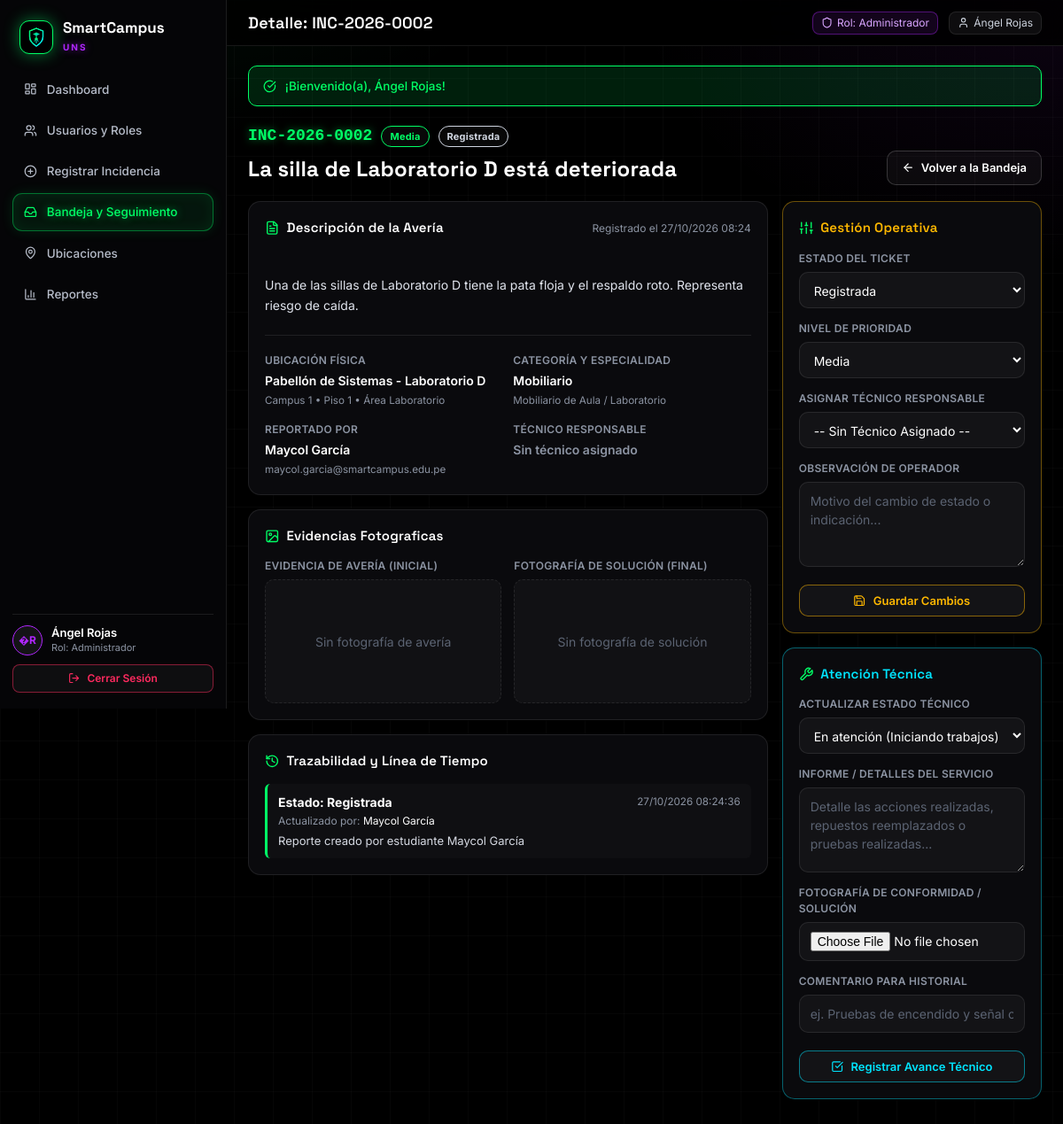
Screenshot of /detalle.php?id=2 (signed in) with the database file from the repository.
### tables this page shows
CREATE TABLE Incidencias (
    idIncidencia INT AUTO_INCREMENT PRIMARY KEY,
    idReportante INT NOT NULL,
    idTecnico INT NULL,
    idSubCateg INT NOT NULL,
    idUbic INT NOT NULL,
    codIncdencia VARCHAR(30) NOT NULL UNIQUE,
    titulo VARCHAR(200) NOT NULL,
    descripIncidencia TEXT NOT NULL,
    prioridad ENUM('Baja', 'Media', 'Alta', 'Critica') DEFAULT 'Media',
    estado ENUM('Registrada', 'Revisada', 'Asignada', 'En atencion', 'Resuelta') DEFAULT 'Registrada',
    imagen_evidencia LONGTEXT NULL,
    imagen_solucion LONGTEXT NULL,
    informe_tecnico TEXT NULL,
    creadoIncd TIMESTAMP DEFAULT CURRENT_TIMESTAMP,
    actualizado TIMESTAMP DEFAULT CURRENT_TIMESTAMP ON UPDATE CURRENT_TIMESTAMP,
    FOREIGN KEY (idReportante) REFERENCES Usuarios(idUsuario),
    FOREIGN KEY (idTecnico) REFERENCES Usuarios(idUsuario),
    FOREIGN KEY (idSubCateg) REFERENCES SubCategorias(idSubCateg),
    FOREIGN KEY (idUbic) REFERENCES Ubicaciones(idUbic)
);

CREATE TABLE Ubicaciones (
    idUbic INT AUTO_INCREMENT PRIMARY KEY,
    campus VARCHAR(50) NOT NULL,
    pabellon VARCHAR(80) NOT NULL,
    piso VARCHAR(20) NOT NULL,
    aula_espacio VARCHAR(80) NOT NULL,
    area_tipo ENUM('Academica', 'Laboratorio', 'Administrativa', 'Biblioteca', 'Servicios Generales', 'Areas comunes') DEFAULT 'Academica'
);

CREATE TABLE Categorias (
    idCategoria INT AUTO_INCREMENT PRIMARY KEY,
    nomCateg VARCHAR(100) NOT NULL,
    icono VARCHAR(50) NULL,
    color VARCHAR(20) NULL
);

CREATE TABLE SubCategorias (
    idSubCateg INT AUTO_INCREMENT PRIMARY KEY,
    idCategoria INT NOT NULL,
    nomSubCatg VARCHAR(120) NOT NULL,
    FOREIGN KEY (idCategoria) REFERENCES Categorias(idCategoria) ON DELETE CASCADE
);

CREATE TABLE Usuarios (
    idUsuario INT AUTO_INCREMENT PRIMARY KEY,
    idRol INT NOT NULL,
    codUsuario VARCHAR(20) UNIQUE,
    nomUsuario VARCHAR(100) NOT NULL,
    email VARCHAR(120) NOT NULL UNIQUE,
    password VARCHAR(255) NOT NULL,
    departamento VARCHAR(120) NULL,
    activo BOOLEAN DEFAULT TRUE,
    creadoUsr TIMESTAMP DEFAULT CURRENT_TIMESTAMP,
    FOREIGN KEY (idRol) REFERENCES Roles(idRol) ON DELETE RESTRICT
);

CREATE TABLE Historial_Incidencias (
    idHistorial INT AUTO_INCREMENT PRIMARY KEY,
    idIncidencia INT NOT NULL,
    estado_anterior VARCHAR(50) NULL,
    estado_nuevo VARCHAR(50) NOT NULL,
    cambiado_por VARCHAR(120) NOT NULL,
    nota TEXT NULL,
    fecha TIMESTAMP DEFAULT CURRENT_TIMESTAMP,
    FOREIGN KEY (idIncidencia) REFERENCES Incidencias(idIncidencia) ON DELETE CASCADE
);

### includes/auth.php (called while the page is built, shortened)
<?php
function currentUser(): ?array {
    return $_SESSION['usuario'] ?? null;
}

### detalle.php (the view, shortened to what this page needs)
<?php
require_once __DIR__ . '/includes/conexion.php';
require_once __DIR__ . '/includes/auth.php';
$idIncidencia = (int)($_GET['id'] ?? 0);
$sqlInc = "
    SELECT
        i.*,
        u.campus, u.pabellon, u.piso, u.aula_espacio, u.area_tipo,
        rep.nomUsuario as nomReportante, rep.email as emailReportante, rep.departamento as dptoReportante,
        tec.nomUsuario as nomTecnico, tec.email as emailTecnico,
        sc.nomSubCatg as subcategoria,
        c.nomCateg as categoria
    FROM incidencias i
    INNER JOIN usuarios rep ON i.idReportante = rep.idUsuario
    LEFT JOIN usuarios tec ON i.idTecnico = tec.idUsuario
    INNER JOIN ubicaciones u ON i.idUbic = u.idUbic
    INNER JOIN subcategorias sc ON i.idSubCateg = sc.idSubCateg
    INNER JOIN categorias c ON sc.idCategoria = c.idCategoria
    WHERE i.idIncidencia = :id
    LIMIT 1
";
$stmt = $pdo->prepare($sqlInc);
$stmt->execute([':id' => $idIncidencia]);
$inc = $stmt->fetch();
$stmtHist = $pdo->prepare("
    SELECT * FROM historial_incidencias
    WHERE idIncidencia = :id
    ORDER BY fecha ASC
");
$stmtHist->execute([':id' => $idIncidencia]);
$historial = $stmtHist->fetchAll();
include __DIR__ . '/includes/header.php';
?>
<div class="page-h">
    <div>
        <div style="display:flex;align-items:center;gap:10px;margin-bottom:6px">
            <span class="mono txt-g" style="font-size:18px;font-weight:700"><?= htmlspecialchars($inc['codIncdencia']) ?></span>
            <span class="badge b-<?= htmlspecialchars($inc['prioridad']) ?>"><?= htmlspecialchars($inc['prioridad']) ?></span>
            <span class="badge e-<?= str_replace(' ', '-', htmlspecialchars($inc['estado'])) ?>"><?= htmlspecialchars($inc['estado']) ?></span>
        </div>
        <h1><?= htmlspecialchars($inc['titulo']) ?></h1>
    </div>
    <div>
        <a href="bandeja.php" class="btn">
            <i data-lucide="arrow-left"></i>
            <span>Volver a la Bandeja</span>
        </a>
    </div>
</div>
<div class="grid g-21">
    <div style="display:flex;flex-direction:column;gap:16px">
        <div class="card">
            <div class="card-h">
                <h3><i data-lucide="file-text"></i> Descripción de la Avería</h3>
                <span class="muted" style="font-size:12px">
                    Registrado el <?= date('d/m/Y H:i', strtotime($inc['creadoIncd'])) ?>
                </span>
            </div>
            <div style="font-size:14px;line-height:1.6;color:#e1e5ee;white-space:pre-line;padding:6px 0">
                <?= nl2br(htmlspecialchars($inc['descripIncidencia'])) ?>
            </div>
            <div style="display:grid;grid-template-columns:repeat(2,minmax(0,1fr));gap:12px;margin-top:16px;padding-top:16px;border-top:1px solid var(--border)">
                <div>
                    <label class="lbl">Ubicación Física</label>
                    <div style="font-weight:600;margin-top:3px"><?= htmlspecialchars($inc['pabellon']) ?> - <?= htmlspecialchars($inc['aula_espacio']) ?></div>
                    <small class="muted"><?= htmlspecialchars($inc['campus']) ?> &bull; Piso <?= htmlspecialchars($inc['piso']) ?> &bull; Área <?= htmlspecialchars($inc['area_tipo']) ?></small>
                </div>
                <div>
                    <label class="lbl">Categoría y Especialidad</label>
                    <div style="font-weight:600;margin-top:3px"><?= htmlspecialchars($inc['categoria']) ?></div>
                    <small class="muted"><?= htmlspecialchars($inc['subcategoria']) ?></small>
                </div>
                <div>
                    <label class="lbl">Reportado Por</label>
                    <div style="font-weight:600;margin-top:3px"><?= htmlspecialchars($inc['nomReportante']) ?></div>
                    <small class="muted"><?= htmlspecialchars($inc['emailReportante']) ?></small>
                </div>
                <div>
                    <label class="lbl">Técnico Responsable</label>
                    <div style="font-weight:600;margin-top:3px;color:<?= $inc['nomTecnico'] ? 'var(--c)' : 'var(--muted)' ?>">
                        <?= $inc['nomTecnico'] ? htmlspecialchars($inc['nomTecnico']) : 'Sin técnico asignado' ?>
                    </div>
                </div>
            </div>
        </div>
        <div class="card">
            <div class="card-h">
                <h3><i data-lucide="image"></i> Evidencias Fotograficas</h3>
            </div>
            <div style="display:grid;grid-template-columns:repeat(auto-fit, minmax(220px, 1fr));gap:14px">
                <div>
                    <label class="lbl" style="margin-bottom:6px;display:block">Evidencia de Avería (Inicial)</label>
                    <?php if (!empty($inc['imagen_evidencia']) && file_exists(__DIR__ . '/' . $inc['imagen_evidencia'])): ?>
                        <a href="<?= htmlspecialchars($inc['imagen_evidencia']) ?>" target="_blank">
                            <img src="<?= htmlspecialchars($inc['imagen_evidencia']) ?>" alt="Evidencia" style="width:100%;height:180px;object-fit:cover;border-radius:10px;border:1px solid var(--border)">
                        </a>
                    <?php else: ?>
                        <div style="height:140px;background:rgba(255,255,255,0.03);border:1px dashed var(--border);border-radius:10px;display:grid;place-items:center;color:var(--dim)">
                            <span>Sin fotografía de avería</span>
                        </div>
                    <?php endif; ?>
                </div>
                <div>
                    <label class="lbl" style="margin-bottom:6px;display:block">Fotografía de Solución (Final)</label>
                    <?php if (!empty($inc['imagen_solucion']) && file_exists(__DIR__ . '/' . $inc['imagen_solucion'])): ?>
                        <a href="<?= htmlspecialchars($inc['imagen_solucion']) ?>" target="_blank">
                            <img src="<?= htmlspecialchars($inc['imagen_solucion']) ?>" alt="Solución" style="width:100%;height:180px;object-fit:cover;border-radius:10px;border:1px solid var(--border)">
                        </a>
                    <?php else: ?>
                        <div style="height:140px;background:rgba(255,255,255,0.03);border:1px dashed var(--border);border-radius:10px;display:grid;place-items:center;color:var(--dim)">
                            <span>Sin fotografía de solución</span>
                        </div>
                    <?php endif; ?>
                </div>
            </div>
        </div>
        <div class="card">
            <div class="card-h">
                <h3><i data-lucide="history"></i> Trazabilidad y Línea de Tiempo</h3>
            </div>
            <div style="display:flex;flex-direction:column;gap:12px;margin-top:8px">
                <?php foreach ($historial as $h): ?>
                    <div style="display:flex;gap:12px;padding:10px 12px;background:rgba(255,255,255,0.02);border-left:3px solid var(--g);border-radius:6px">
                        <div style="min-width:0;flex:1">
                            <div style="display:flex;justify-content:space-between;align-items:center;gap:10px">
                                <b>Estado: <?= htmlspecialchars($h['estado_nuevo']) ?></b>
                                <small class="muted"><?= date('d/m/Y H:i:s', strtotime($h['fecha'])) ?></small>
                            </div>
                            <div style="font-size:12px;color:var(--muted);margin-top:2px">
                                Actualizado por: <span style="color:#fff"><?= htmlspecialchars($h['cambiado_por']) ?></span>
                            </div>
                            <?php if (!empty($h['nota'])): ?>
                                <div style="font-size:13px;margin-top:4px;color:#d5d9e2">
                                    <?= htmlspecialchars($h['nota']) ?>
                                </div>
                            <?php endif; ?>
                        </div>
                    </div>
                <?php endforeach; ?>
            </div>
        </div>
    </div>
    <div>
        <?php if ($rol === 'operador' || $rol === 'administrador'): ?>
            <div class="card" style="margin-bottom:16px;border-color:rgba(255,184,0,0.4)">
                <div class="card-h">
                    <h3 style="color:var(--a)"><i data-lucide="sliders"></i> Gestión Operativa</h3>
                </div>
                <form method="POST" action="detalle.php?id=<?= $idIncidencia ?>">
                    <div class="field">
                        <label for="estado">Estado del Ticket</label>
                        <select id="estado" name="estado">
                            <option value="Registrada" <?= $inc['estado'] === 'Registrada' ? 'selected' : '' ?>>Registrada</option>
                        </select>
                    </div>
                    <div class="field">
                        <label for="prioridad">Nivel de Prioridad</label>
                        <select id="prioridad" name="prioridad">
                            <option value="Media" <?= $inc['prioridad'] === 'Media' ? 'selected' : '' ?>>Media</option>
                        </select>
                    </div>
                    <div class="field">
                        <label for="idTecnico">Asignar Técnico Responsable</label>
                        <select id="idTecnico" name="idTecnico">
                            <option value="">-- Sin Técnico Asignado --</option>
                        </select>
                    </div>
                    <div class="field">
                        <label for="nota_op">Observación de Operador</label>
                        <textarea id="nota_op" name="nota" rows="2" placeholder="Motivo del cambio de estado o indicación..."></textarea>
                    </div>
                    <button type="submit" class="btn btn-amber btn-block" style="margin-top:6px">
                        <i data-lucide="save"></i>
                        <span>Guardar Cambios</span>
                    </button>
                </form>
            </div>
        <?php endif; ?>
        <?php if ($rol === 'tecnico' || $rol === 'administrador'): ?>
            <div class="card" style="border-color:rgba(0,229,255,0.4)">
                <div class="card-h">
                    <h3 style="color:var(--c)"><i data-lucide="wrench"></i> Atención Técnica</h3>
                </div>
                <form method="POST" action="detalle.php?id=<?= $idIncidencia ?>" enctype="multipart/form-data">
                    <div class="field">
                        <label for="estado_tec">Actualizar Estado Técnico</label>
                        <select id="estado_tec" name="estado">
                            <option value="En atencion" <?= $inc['estado'] === 'En atencion' ? 'selected' : '' ?>>En atención (Iniciando trabajos)</option>
                        </select>
                    </div>
                    <div class="field">
                        <label for="informe_tecnico">Informe / Detalles del Servicio</label>
                        <textarea id="informe_tecnico" name="informe_tecnico" rows="3" placeholder="Detalle las acciones realizadas, repuestos reemplazados o pruebas realizadas..."><?= htmlspecialchars($inc['informe_tecnico'] ?? '') ?></textarea>
                    </div>
                    <div class="field">
                        <label for="solucion">Fotografía de Conformidad / Solución</label>
                        <input type="file" id="solucion" name="solucion" accept="image/*">
                    </div>
                    <div class="field">
                        <label for="nota_tec">Comentario para Historial</label>
                        <input type="text" id="nota_tec" name="nota" placeholder="ej. Pruebas de encendido y señal conformes.">
                    </div>
                    <button type="submit" class="btn btn-cyan btn-block" style="margin-top:6px">
                        <i data-lucide="check-square"></i>
                        <span>Registrar Avance Técnico</span>
                    </button>
                </form>
            </div>
        <?php endif; ?>
    </div>
</div>
<?php include __DIR__ . '/includes/footer.php'; ?>

### rows the page displays
incidencias: codIncdencia "INC-2026-0002", prioridad "Media", estado "Registrada", titulo "La silla de Laboratorio D está deteriorada", creadoIncd "27/10/2026 08:24", descripIncidencia "Una de las sillas de Laboratorio D tiene la pata floja y el respaldo roto. Representa riesgo de caída.", idUbic.pabellon "Pabellón de Sistemas", idUbic.aula_espacio "Laboratorio D", idUbic.campus "Campus 1", idUbic.piso "1", idUbic.area_tipo "Laboratorio", categorias.nomCateg "Mobiliario", idSubCateg.nomSubCatg "Mobiliario de Aula / Laboratorio", idReportante.nomUsuario "Maycol García", idReportante.email "maycol.garcia@smartcampus.edu.pe"
historial_incidencias: estado_nuevo "Registrada", fecha "27/10/2026 08:24:36", cambiado_por "Maycol García", nota "Reporte creado por estudiante Maycol García"

### other values shown
$iniciales "�R"
$user['nomUsuario'] "Ángel Rojas"
$rol "Administrador"
$tituloPagina "Detalle: INC-2026-0002"
$flash['mensaje'] "¡Bienvenido(a), Ángel Rojas!"
